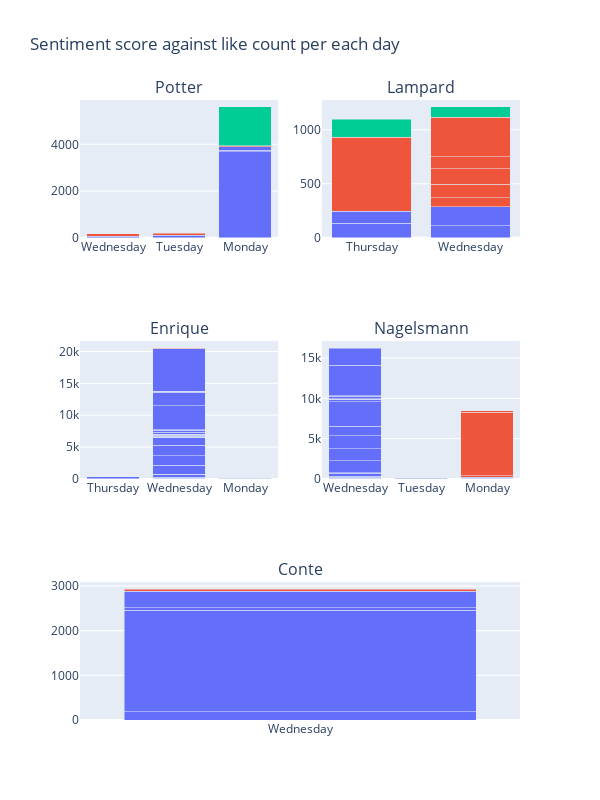

Notebook cell for this chart:
### Code cell
df3=df2[df2['like_count']>=50]

fig = make_subplots(rows=3, cols=2, specs=[[{},{}],[{},{}],[{'colspan':2},None]]
                  ,subplot_titles=['Potter','Lampard','Enrique','Nagelsmann','Conte'])


bar1 =px.bar(x=df3[df3['Potter']==1]['dayofweek_name'].values,
       y=df3[df3['Potter']==1]['like_count'].values ,
       color=df3[df3['Potter']==1]['sentiment'].values)
                     
bar2=px.bar(x=df3[df3['Lampard']==1]['dayofweek_name'].values,
       y=df3[df3['Lampard']==1]['like_count'].values ,
       color=df3[df3['Lampard']==1]['sentiment'].values)
                     
bar3=px.bar(x=df3[df3['Enrique']==1]['dayofweek_name'].values,
       y=df3[df3['Enrique']==1]['like_count'].values ,
       color=df3[df3['Enrique']==1]['sentiment'].values)
                     
bar4=px.bar(x=df3[df3['Nagelsmann']==1]['dayofweek_name'].values,
       y=df3[df3['Nagelsmann']==1]['like_count'].values ,
       color=df3[df3['Nagelsmann']==1]['sentiment'].values)
                     
                    
bar5=px.bar(x=df3[df3['Conte']==1]['dayofweek_name'].values,
       y=df3[df3['Conte']==1]['like_count'].values ,
       color=df3[df3['Conte']==1]['sentiment'].values)
                    
      
for trace in bar1.data:
    fig.add_trace(trace, 1, 1)
for trace in bar2.data:
    fig.add_trace(trace,1, 2)
for trace in bar3.data:
    fig.add_trace(trace, 2, 1)
for trace in bar4.data:
    fig.add_trace(trace,2, 2)
for trace in bar5.data:
    fig.add_trace(trace, 3, 1)

fig.update_layout(barmode="stack",title_text='Sentiment score against like count per each day',height=800, width=600
                ,showlegend= False )
fig.show()

### Figure 1 — Plotly figure (JSON) as saved in the notebook; plotly's stock layout.template omitted (floating-point values rounded to 4 significant figures)
{"data": [{"alignmentgroup": "True", "hovertemplate": "color=Neutral<br>x=%{x}<br>y=%{y}<extra></extra>", "legendgroup": "Neutral", "marker": {"color": "#636efa", "pattern": {"shape": ""}}, "name": "Neutral", "offsetgroup": "Neutral", "orientation": "v", "showlegend": true, "textposition": "auto", "type": "bar", "x": ["Wednesday", "Tuesday", "Monday", "Monday", "Monday"], "xaxis": "x", "y": [65, 98, 3691, 53, 145], "yaxis": "y"}, {"alignmentgroup": "True", "hovertemplate": "color=Negative<br>x=%{x}<br>y=%{y}<extra></extra>", "legendgroup": "Negative", "marker": {"color": "#EF553B", "pattern": {"shape": ""}}, "name": "Negative", "offsetgroup": "Negative", "orientation": "v", "showlegend": true, "textposition": "auto", "type": "bar", "x": ["Wednesday", "Tuesday", "Monday"], "xaxis": "x", "y": [97, 91, 55], "yaxis": "y"}, {"alignmentgroup": "True", "hovertemplate": "color=Positive<br>x=%{x}<br>y=%{y}<extra></extra>", "legendgroup": "Positive", "marker": {"color": "#00cc96", "pattern": {"shape": ""}}, "name": "Positive", "offsetgroup": "Positive", "orientation": "v", "showlegend": true, "textposition": "auto", "type": "bar", "x": ["Monday"], "xaxis": "x", "y": [1658], "yaxis": "y"}, {"alignmentgroup": "True", "hovertemplate": "color=Positive<br>x=%{x}<br>y=%{y}<extra></extra>", "legendgroup": "Positive", "marker": {"color": "#636efa", "pattern": {"shape": ""}}, "name": "Positive", "offsetgroup": "Positive", "orientation": "v", "showlegend": true, "textposition": "auto", "type": "bar", "x": ["Thursday", "Wednesday", "Wednesday", "Thursday"], "xaxis": "x2", "y": [134, 110, 176, 111], "yaxis": "y2"}, {"alignmentgroup": "True", "hovertemplate": "color=Neutral<br>x=%{x}<br>y=%{y}<extra></extra>", "legendgroup": "Neutral", "marker": {"color": "#EF553B", "pattern": {"shape": ""}}, "name": "Neutral", "offsetgroup": "Neutral", "orientation": "v", "showlegend": true, "textposition": "auto", "type": "bar", "x": ["Wednesday", "Wednesday", "Wednesday", "Wednesday", "Wednesday", "Thursday"], "xaxis": "x2", "y": [83, 126, 144, 111, 365, 685], "yaxis": "y2"}, {"alignmentgroup": "True", "hovertemplate": "color=Negative<br>x=%{x}<br>y=%{y}<extra></extra>", "legendgroup": "Negative", "marker": {"color": "#00cc96", "pattern": {"shape": ""}}, "name": "Negative", "offsetgroup": "Negative", "orientation": "v", "showlegend": true, "textposition": "auto", "type": "bar", "x": ["Wednesday", "Thursday"], "xaxis": "x2", "y": [97, 168], "yaxis": "y2"}, {"alignmentgroup": "True", "hovertemplate": "color=Neutral<br>x=%{x}<br>y=%{y}<extra></extra>", "legendgroup": "Neutral", "marker": {"color": "#636efa", "pattern": {"shape": ""}}, "name": "Neutral", "offsetgroup": "Neutral", "orientation": "v", "showlegend": true, "textposition": "auto", "type": "bar", "x": ["Thursday", "Wednesday", "Wednesday", "Wednesday", "Wednesday", "Wednesday", "Wednesday", "Wednesday", "Wednesday", "Wednesday", "Wednesday", "Wednesday", "Wednesday", "Wednesday", "Wednesday", "Wednesday", "Wednesday", "Wednesday", "Wednesday", "Wednesday", "Wednesday", "Wednesday", "Monday", "Monday"], "xaxis": "x3", "y": [327, 111, 163, 365, 57, 1473, 1499, 1600, 1209, 50, 137, 191, 86, 59, 283, 319, 86, 3768, 2137, 71, 91, 6705, 70, 145], "yaxis": "y3"}, {"alignmentgroup": "True", "hovertemplate": "color=Positive<br>x=%{x}<br>y=%{y}<extra></extra>", "legendgroup": "Positive", "marker": {"color": "#EF553B", "pattern": {"shape": ""}}, "name": "Positive", "offsetgroup": "Positive", "orientation": "v", "showlegend": true, "textposition": "auto", "type": "bar", "x": ["Wednesday"], "xaxis": "x3", "y": [86], "yaxis": "y3"}, {"alignmentgroup": "True", "hovertemplate": "color=Neutral<br>x=%{x}<br>y=%{y}<extra></extra>", "legendgroup": "Neutral", "marker": {"color": "#636efa", "pattern": {"shape": ""}}, "name": "Neutral", "offsetgroup": "Neutral", "orientation": "v", "showlegend": true, "textposition": "auto", "type": "bar", "x": ["Wednesday", "Wednesday", "Wednesday", "Wednesday", "Wednesday", "Wednesday", "Wednesday", "Wednesday", "Wednesday", "Wednesday", "Wednesday", "Wednesday", "Wednesday", "Wednesday", "Wednesday", "Wednesday", "Wednesday", "Tuesday", "Monday", "Monday"], "xaxis": "x4", "y": [69, 111, 163, 365, 57, 1473, 1499, 1600, 1209, 3030, 220, 86, 59, 319, 86, 3768, 2137, 80, 70, 145], "yaxis": "y4"}, {"alignmentgroup": "True", "hovertemplate": "color=Positive<br>x=%{x}<br>y=%{y}<extra></extra>", "legendgroup": "Positive", "marker": {"color": "#EF553B", "pattern": {"shape": ""}}, "name": "Positive", "offsetgroup": "Positive", "orientation": "v", "showlegend": true, "textposition": "auto", "type": "bar", "x": ["Monday", "Monday", "Monday"], "xaxis": "x4", "y": [153, 7936, 163], "yaxis": "y4"}, {"alignmentgroup": "True", "hovertemplate": "color=Neutral<br>x=%{x}<br>y=%{y}<extra></extra>", "legendgroup": "Neutral", "marker": {"color": "#636efa", "pattern": {"shape": ""}}, "name": "Neutral", "offsetgroup": "Neutral", "orientation": "v", "showlegend": true, "textposition": "auto", "type": "bar", "x": ["Wednesday", "Wednesday", "Wednesday", "Wednesday"], "xaxis": "x5", "y": [185, 2273, 58, 365], "yaxis": "y5"}, {"alignmentgroup": "True", "hovertemplate": "color=Negative<br>x=%{x}<br>y=%{y}<extra></extra>", "legendgroup": "Negative", "marker": {"color": "#EF553B", "pattern": {"shape": ""}}, "name": "Negative", "offsetgroup": "Negative", "orientation": "v", "showlegend": true, "textposition": "auto", "type": "bar", "x": ["Wednesday"], "xaxis": "x5", "y": [50], "yaxis": "y5"}], "layout": {"annotations": [{"font": {"size": 16}, "showarrow": false, "text": "Potter", "x": 0.225, "xanchor": "center", "xref": "paper", "y": 1.0, "yanchor": "bottom", "yref": "paper"}, {"font": {"size": 16}, "showarrow": false, "text": "Lampard", "x": 0.775, "xanchor": "center", "xref": "paper", "y": 1.0, "yanchor": "bottom", "yref": "paper"}, {"font": {"size": 16}, "showarrow": false, "text": "Enrique", "x": 0.225, "xanchor": "center", "xref": "paper", "y": 0.6111, "yanchor": "bottom", "yref": "paper"}, {"font": {"size": 16}, "showarrow": false, "text": "Nagelsmann", "x": 0.775, "xanchor": "center", "xref": "paper", "y": 0.6111, "yanchor": "bottom", "yref": "paper"}, {"font": {"size": 16}, "showarrow": false, "text": "Conte", "x": 0.5, "xanchor": "center", "xref": "paper", "y": 0.2222, "yanchor": "bottom", "yref": "paper"}], "barmode": "stack", "height": 800, "showlegend": false, "title": {"text": "Sentiment score against like count per each day"}, "width": 600, "xaxis": {"anchor": "y", "domain": [0.0, 0.45]}, "xaxis2": {"anchor": "y2", "domain": [0.55, 1.0]}, "xaxis3": {"anchor": "y3", "domain": [0.0, 0.45]}, "xaxis4": {"anchor": "y4", "domain": [0.55, 1.0]}, "xaxis5": {"anchor": "y5", "domain": [0.0, 1.0]}, "yaxis": {"anchor": "x", "domain": [0.7778, 1.0]}, "yaxis2": {"anchor": "x2", "domain": [0.7778, 1.0]}, "yaxis3": {"anchor": "x3", "domain": [0.3889, 0.6111]}, "yaxis4": {"anchor": "x4", "domain": [0.3889, 0.6111]}, "yaxis5": {"anchor": "x5", "domain": [0.0, 0.2222]}}}
